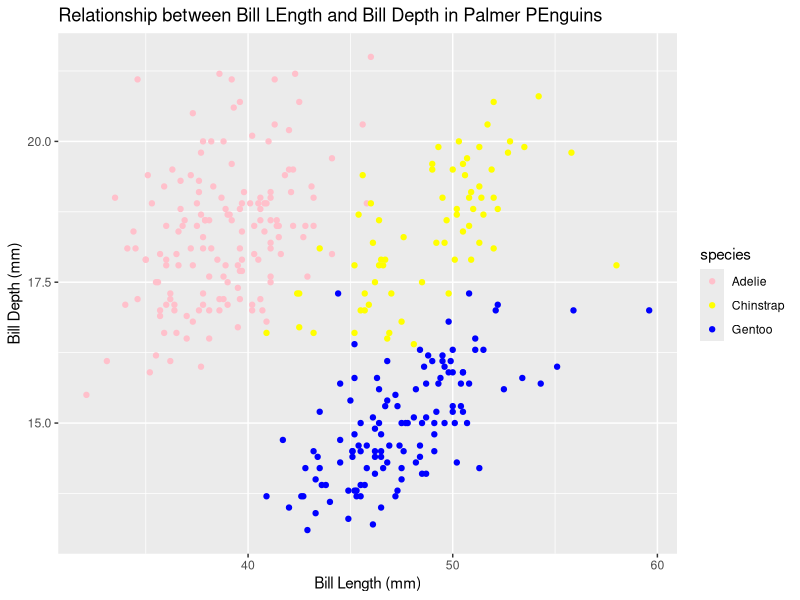
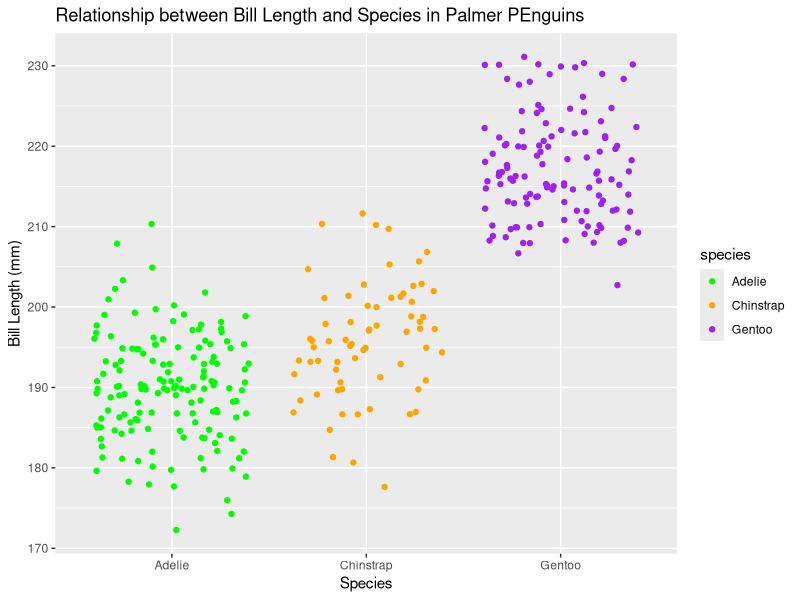

These charts were generated, in order, by the following R code:
## ---- chunk 1
library(tidyverse)
library(palmerpenguins)

## ---- chunk 2
#find derivative expression and slope at the indicated value fpr each of the fucntions 
#find slope of f(x) = x^2 at x=3
ex_1 <- expression(x^2)
my_deriv <- deriv(ex_1, "x")
my_deriv
## ---- chunk 3
x <- 3
eval(my_deriv)
## ---- chunk 4
fa <-expression(2*(3*a+2)^4 - 5)
df_da <-D(fa, 'a')
df_da

## ---- chunk 5
a <- 1.2
eval(df_da)
## ---- chunk 6
#ggplot of penguin bill length vs. bill depth with point color dependent on species , update labels, add a title 

library(tidyverse)
library(palmerpenguins)

view(penguins)

ggplot(data=penguins, aes(x = bill_length_mm, y = bill_depth_mm)) + 
  geom_point(aes(color = species)) +
  scale_color_manual(values = c("pink", "yellow", "blue")) +
  labs (x = "Bill Length (mm)",
        y = "Bill Depth (mm)", 
        title = "Relationship between Bill LEngth and Bill Depth in Palmer PEnguins")
## ---- chunk 7
ggplot(data = penguins, aes(x = species, y = flipper_length_mm))+
  geom_jitter(aes(color = species)) +
  scale_color_manual(values = c("green", "orange", "purple")) +
  labs (x = "Species",
        y = "Bill Length (mm)", 
        title = "Relationship between Bill Length and Species in Palmer PEnguins")
